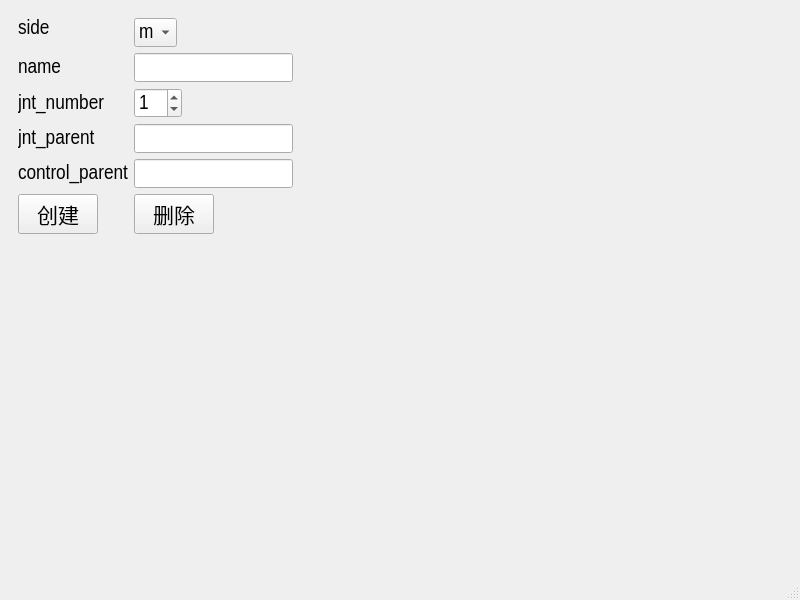
<?xml version="1.0" encoding="UTF-8"?>
<ui version="4.0">
 <class>MainWindow</class>
 <widget class="QMainWindow" name="MainWindow">
  <property name="geometry">
   <rect>
    <x>0</x>
    <y>0</y>
    <width>800</width>
    <height>600</height>
   </rect>
  </property>
  <property name="windowTitle">
   <string>MainWindow</string>
  </property>
  <widget class="QWidget" name="centralwidget">
   <layout class="QFormLayout" name="formLayout_2">
    <item row="0" column="0">
     <widget class="QWidget" name="widget" native="true">
      <property name="sizePolicy">
       <sizepolicy hsizetype="Fixed" vsizetype="Preferred">
        <horstretch>0</horstretch>
        <verstretch>0</verstretch>
       </sizepolicy>
      </property>
      <property name="font">
       <font>
        <family>Arial Narrow</family>
        <pointsize>16</pointsize>
       </font>
      </property>
      <layout class="QFormLayout" name="formLayout">
       <item row="0" column="0">
        <widget class="QLabel" name="side_label">
         <property name="sizePolicy">
          <sizepolicy hsizetype="Fixed" vsizetype="Fixed">
           <horstretch>0</horstretch>
           <verstretch>0</verstretch>
          </sizepolicy>
         </property>
         <property name="font">
          <font>
           <family>Arial Narrow</family>
           <pointsize>16</pointsize>
           <weight>50</weight>
           <bold>false</bold>
          </font>
         </property>
         <property name="focusPolicy">
          <enum>Qt::NoFocus</enum>
         </property>
         <property name="contextMenuPolicy">
          <enum>Qt::DefaultContextMenu</enum>
         </property>
         <property name="layoutDirection">
          <enum>Qt::LeftToRight</enum>
         </property>
         <property name="text">
          <string>side</string>
         </property>
         <property name="alignment">
          <set>Qt::AlignLeading|Qt::AlignLeft|Qt::AlignVCenter</set>
         </property>
        </widget>
       </item>
       <item row="0" column="1">
        <widget class="QComboBox" name="side_cbox">
         <property name="sizePolicy">
          <sizepolicy hsizetype="Fixed" vsizetype="Fixed">
           <horstretch>0</horstretch>
           <verstretch>0</verstretch>
          </sizepolicy>
         </property>
         <property name="font">
          <font>
           <family>Arial Narrow</family>
           <pointsize>16</pointsize>
           <weight>50</weight>
           <bold>false</bold>
          </font>
         </property>
         <item>
          <property name="text">
           <string>m</string>
          </property>
         </item>
         <item>
          <property name="text">
           <string>l</string>
          </property>
         </item>
         <item>
          <property name="text">
           <string>r</string>
          </property>
         </item>
        </widget>
       </item>
       <item row="1" column="0">
        <widget class="QLabel" name="label_4">
         <property name="sizePolicy">
          <sizepolicy hsizetype="Fixed" vsizetype="Preferred">
           <horstretch>0</horstretch>
           <verstretch>0</verstretch>
          </sizepolicy>
         </property>
         <property name="font">
          <font>
           <family>Arial Narrow</family>
           <pointsize>16</pointsize>
           <weight>50</weight>
           <bold>false</bold>
          </font>
         </property>
         <property name="text">
          <string>name</string>
         </property>
        </widget>
       </item>
       <item row="1" column="1">
        <widget class="QLineEdit" name="name_edit">
         <property name="sizePolicy">
          <sizepolicy hsizetype="Fixed" vsizetype="Fixed">
           <horstretch>0</horstretch>
           <verstretch>0</verstretch>
          </sizepolicy>
         </property>
         <property name="font">
          <font>
           <family>Arial Narrow</family>
           <pointsize>16</pointsize>
          </font>
         </property>
        </widget>
       </item>
       <item row="2" column="0">
        <widget class="QLabel" name="label_5">
         <property name="sizePolicy">
          <sizepolicy hsizetype="Fixed" vsizetype="Preferred">
           <horstretch>0</horstretch>
           <verstretch>0</verstretch>
          </sizepolicy>
         </property>
         <property name="font">
          <font>
           <family>Arial Narrow</family>
           <pointsize>16</pointsize>
           <weight>50</weight>
           <bold>false</bold>
          </font>
         </property>
         <property name="text">
          <string>jnt_number</string>
         </property>
        </widget>
       </item>
       <item row="3" column="0">
        <widget class="QLabel" name="label_6">
         <property name="sizePolicy">
          <sizepolicy hsizetype="Fixed" vsizetype="Preferred">
           <horstretch>0</horstretch>
           <verstretch>0</verstretch>
          </sizepolicy>
         </property>
         <property name="font">
          <font>
           <family>Arial Narrow</family>
           <pointsize>16</pointsize>
           <weight>50</weight>
           <bold>false</bold>
          </font>
         </property>
         <property name="text">
          <string>jnt_parent</string>
         </property>
        </widget>
       </item>
       <item row="3" column="1">
        <widget class="QLineEdit" name="jnt_parent_edit">
         <property name="sizePolicy">
          <sizepolicy hsizetype="Fixed" vsizetype="Fixed">
           <horstretch>0</horstretch>
           <verstretch>0</verstretch>
          </sizepolicy>
         </property>
         <property name="font">
          <font>
           <family>Arial Narrow</family>
           <pointsize>16</pointsize>
          </font>
         </property>
        </widget>
       </item>
       <item row="4" column="0">
        <widget class="QLabel" name="label_7">
         <property name="sizePolicy">
          <sizepolicy hsizetype="Fixed" vsizetype="Preferred">
           <horstretch>0</horstretch>
           <verstretch>0</verstretch>
          </sizepolicy>
         </property>
         <property name="font">
          <font>
           <family>Arial Narrow</family>
           <pointsize>16</pointsize>
           <weight>50</weight>
           <bold>false</bold>
          </font>
         </property>
         <property name="text">
          <string>control_parent</string>
         </property>
        </widget>
       </item>
       <item row="4" column="1">
        <widget class="QLineEdit" name="control_parent_edit">
         <property name="sizePolicy">
          <sizepolicy hsizetype="Fixed" vsizetype="Fixed">
           <horstretch>0</horstretch>
           <verstretch>0</verstretch>
          </sizepolicy>
         </property>
         <property name="font">
          <font>
           <family>Arial Narrow</family>
           <pointsize>16</pointsize>
          </font>
         </property>
        </widget>
       </item>
       <item row="5" column="0">
        <widget class="QPushButton" name="create_btn">
         <property name="sizePolicy">
          <sizepolicy hsizetype="Fixed" vsizetype="Fixed">
           <horstretch>0</horstretch>
           <verstretch>0</verstretch>
          </sizepolicy>
         </property>
         <property name="font">
          <font>
           <family>Arial Narrow</family>
           <pointsize>16</pointsize>
          </font>
         </property>
         <property name="text">
          <string>创建</string>
         </property>
        </widget>
       </item>
       <item row="5" column="1">
        <widget class="QPushButton" name="delete_btn">
         <property name="sizePolicy">
          <sizepolicy hsizetype="Fixed" vsizetype="Fixed">
           <horstretch>0</horstretch>
           <verstretch>0</verstretch>
          </sizepolicy>
         </property>
         <property name="font">
          <font>
           <family>Arial Narrow</family>
           <pointsize>16</pointsize>
          </font>
         </property>
         <property name="text">
          <string>删除</string>
         </property>
        </widget>
       </item>
       <item row="2" column="1">
        <widget class="QSpinBox" name="jnt_number_sbox">
         <property name="sizePolicy">
          <sizepolicy hsizetype="Fixed" vsizetype="Fixed">
           <horstretch>0</horstretch>
           <verstretch>0</verstretch>
          </sizepolicy>
         </property>
         <property name="font">
          <font>
           <family>Arial Narrow</family>
           <pointsize>16</pointsize>
          </font>
         </property>
         <property name="value">
          <number>1</number>
         </property>
        </widget>
       </item>
      </layout>
     </widget>
    </item>
   </layout>
  </widget>
  <widget class="QMenuBar" name="menubar">
   <property name="geometry">
    <rect>
     <x>0</x>
     <y>0</y>
     <width>800</width>
     <height>23</height>
    </rect>
   </property>
  </widget>
  <widget class="QStatusBar" name="statusbar"/>
 </widget>
 <resources/>
 <connections/>
</ui>
